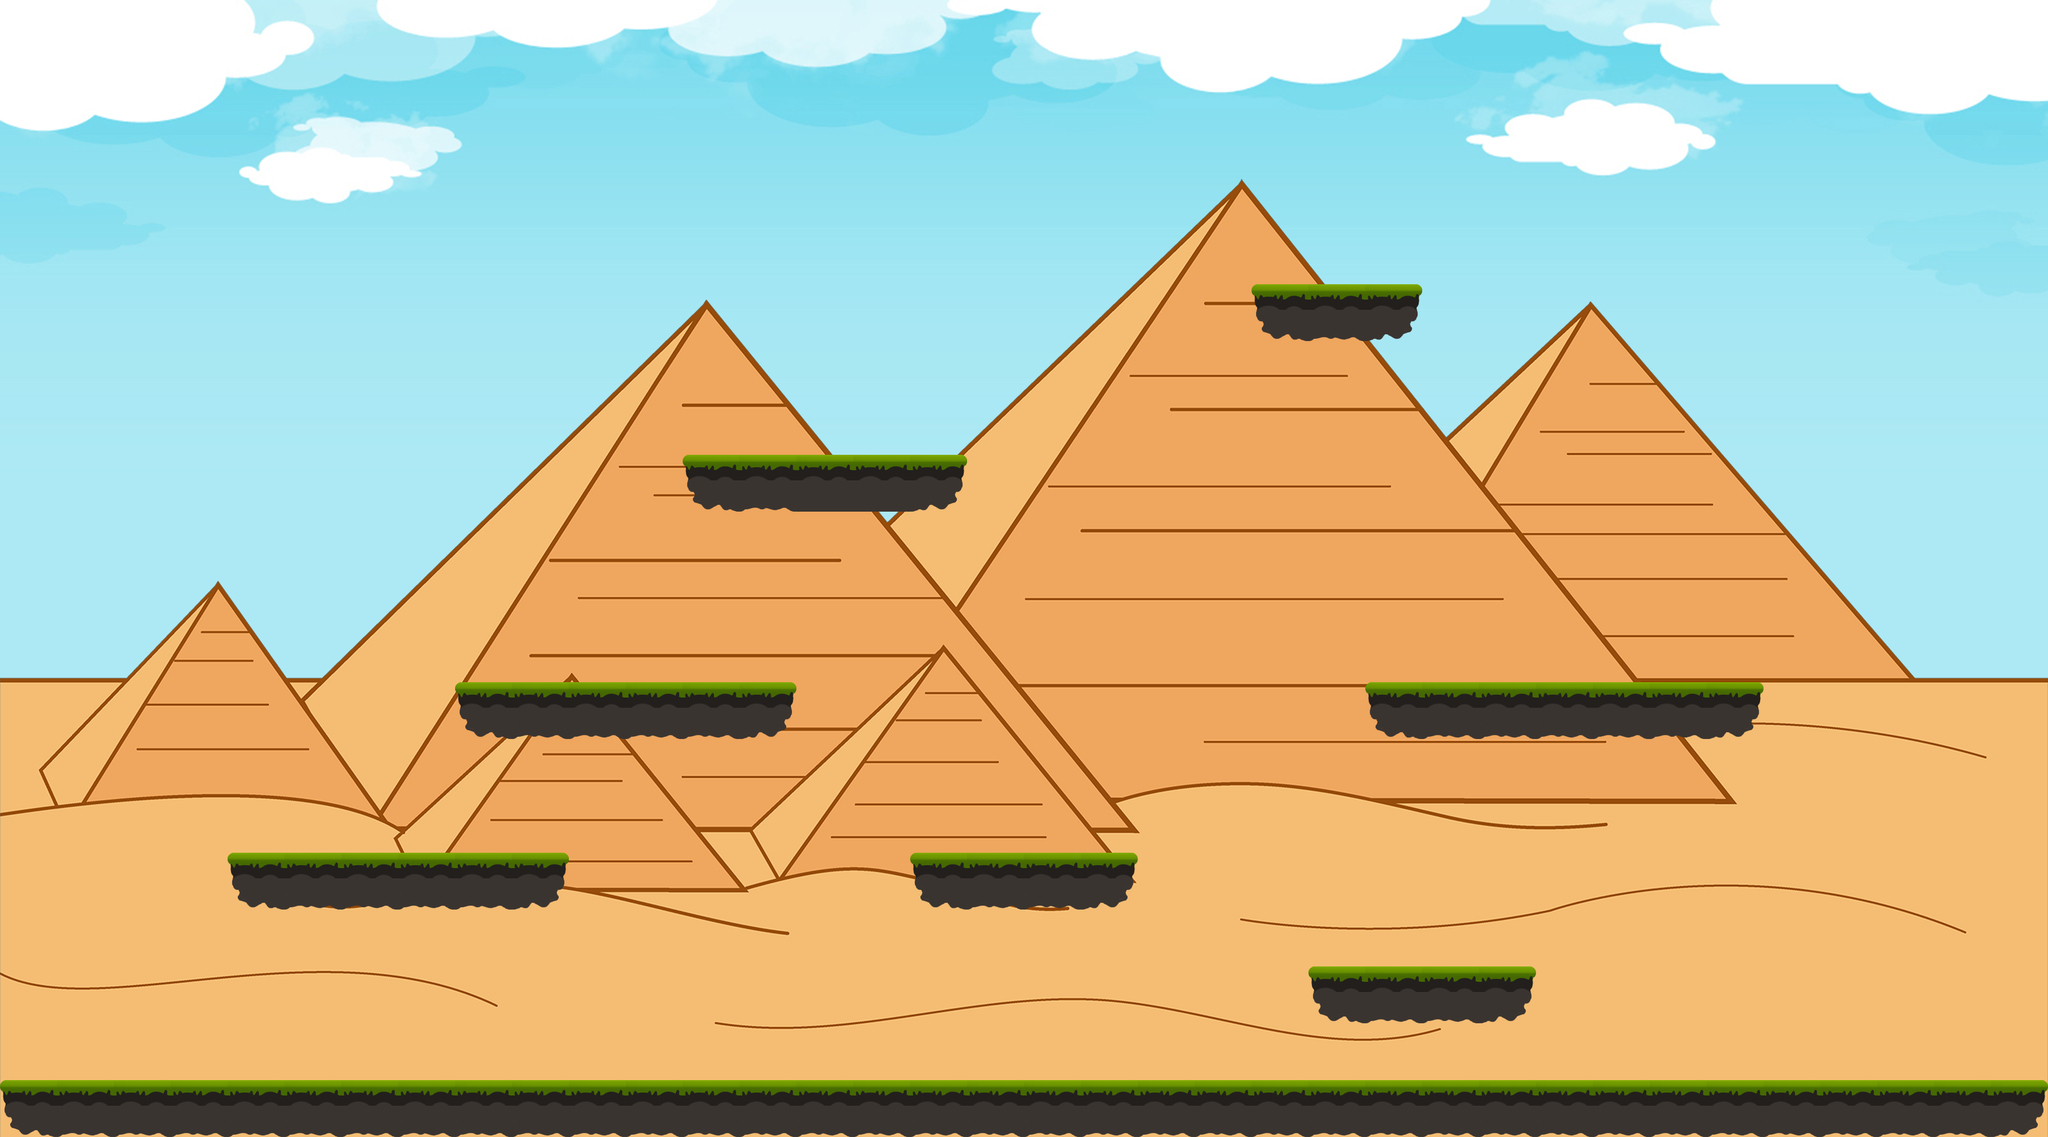

A 2D game scene composited from a Tiled map and its tileset images. What follows is a short description and the map's XML, with every tile layer's data as written:
An orthogonal 36x20 tile map with 100x100 px tiles, 1 tile layer (TilesLayer), 2 image layers.

<map version="1.0" orientation="orthogonal" renderorder="right-down" width="36" height="20" tilewidth="100" tileheight="100" nextobjectid="1">
 <tileset firstgid="1" name="Tiles" tilewidth="100" tileheight="100" tilecount="16">
  <image source="Tiles.png" trans="ff00ff" width="400" height="400" />
 </tileset>
 <imagelayer name="SkyLayer">
  <image source="sky.jpeg" />
 </imagelayer>
 <imagelayer name="HillsLayer" y="196">
  <image source="pyramids_egypt.png" />
 </imagelayer>
 <layer name="TilesLayer" width="36" height="20">
  <data encoding="csv">
0,0,0,0,0,0,0,0,0,0,0,0,0,0,0,0,0,0,0,0,0,0,0,0,0,0,0,0,0,0,0,0,0,0,0,0,
0,0,0,0,0,0,0,0,0,0,0,0,0,0,0,0,0,0,0,0,0,0,0,0,0,0,0,0,0,0,0,0,0,0,0,0,
0,0,0,0,0,0,0,0,0,0,0,0,0,0,0,0,0,0,0,0,0,0,0,0,0,0,0,0,0,0,0,0,0,0,0,0,
0,0,0,0,0,0,0,0,0,0,0,0,0,0,0,0,0,0,0,0,0,0,0,0,0,0,0,0,0,0,0,0,0,0,0,0,
0,0,0,0,0,0,0,0,0,0,0,0,0,0,0,0,0,0,0,0,0,0,0,0,0,0,0,0,0,0,0,0,0,0,0,0,
0,0,0,0,0,0,0,0,0,0,0,0,0,0,0,0,0,0,0,0,0,0,1,8,14,0,0,0,0,0,0,0,0,0,0,0,
0,0,0,0,0,0,0,0,0,0,0,0,0,0,0,0,0,0,0,0,0,0,0,0,0,0,0,0,0,0,0,0,0,0,0,0,
0,0,0,0,0,0,0,0,0,0,0,0,0,0,0,0,0,0,0,0,0,0,0,0,0,0,0,0,0,0,0,0,0,0,0,0,
0,0,0,0,0,0,0,0,0,0,0,0,1,8,6,6,14,0,0,0,0,0,0,0,0,0,0,0,0,0,0,0,0,0,0,0,
0,0,0,0,0,0,0,0,0,0,0,0,0,0,0,0,0,0,0,0,0,0,0,0,0,0,0,0,0,0,0,0,0,0,0,0,
0,0,0,0,0,0,0,0,0,0,0,0,0,0,0,0,0,0,0,0,0,0,0,0,0,0,0,0,0,0,0,0,0,0,0,0,
0,0,0,0,0,0,0,0,0,0,0,0,0,0,0,0,0,0,0,0,0,0,0,0,0,0,0,0,0,0,0,0,0,0,0,0,
0,0,0,0,0,0,0,0,1,8,8,8,8,14,0,0,0,0,0,0,0,0,0,0,1,8,8,8,8,8,14,0,0,0,0,0,
0,0,0,0,0,0,0,0,0,0,0,0,0,0,0,0,0,0,0,0,0,0,0,0,0,0,0,0,0,0,0,0,0,0,0,0,
0,0,0,0,0,0,0,0,0,0,0,0,0,0,0,0,0,0,0,0,0,0,0,0,0,0,0,0,0,0,0,0,0,0,0,0,
0,0,0,0,1,8,8,8,8,14,0,0,0,0,0,0,1,8,8,14,0,0,0,0,0,0,0,0,0,0,0,0,0,0,0,0,
0,0,0,0,0,0,0,0,0,0,0,0,0,0,0,0,0,0,0,0,0,0,0,0,0,0,0,0,0,0,0,0,0,0,0,0,
0,0,0,0,0,0,0,0,0,0,0,0,0,0,0,0,0,0,0,0,0,0,0,1,8,8,14,0,0,0,0,0,0,0,0,0,
0,0,0,0,0,0,0,0,0,0,0,0,0,0,0,0,0,0,0,0,0,0,0,0,0,0,0,0,0,0,0,0,0,0,0,0,
1,8,8,8,8,8,8,8,8,8,8,8,8,8,8,8,8,8,8,8,8,8,8,8,8,8,8,8,8,8,8,8,8,8,8,14
</data>
 </layer>
</map>